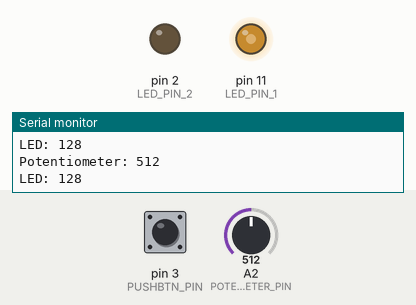
A sketch run on a simulated Arduino Uno, built with avr-gcc and run on an emulated ATmega328P. On the bench: output pins drawn as LEDs (lit = HIGH), the last lines printed to the serial monitor. The inputs (shaded band) are chosen by the test bench; at power-on: A2 (POTENTIOMETER_PIN) = 512, pin 3 (PUSHBTN_PIN) LOW.

Above: at 1.2 s.
1.3 s: A2 (POTENTIOMETER_PIN) set to 716
At 2.1 s:
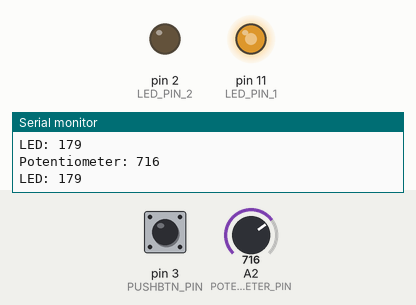
2.8 s: pin 3 (PUSHBTN_PIN) pulled HIGH for 0.15 s
At 2.92 s:
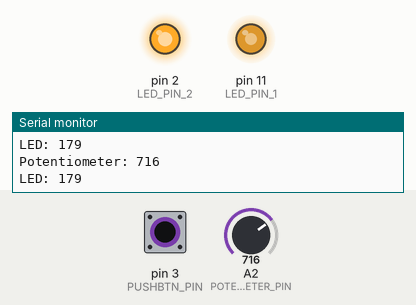
4.5 s: A2 (POTENTIOMETER_PIN) set to 122
At 5.5 s:
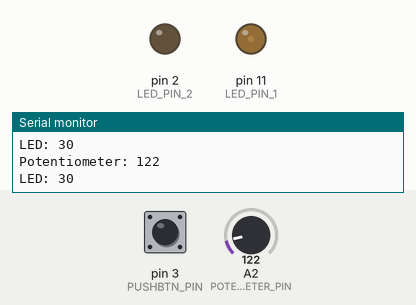
6.0 s: A2 (POTENTIOMETER_PIN) set to 0
At 7.0 s:
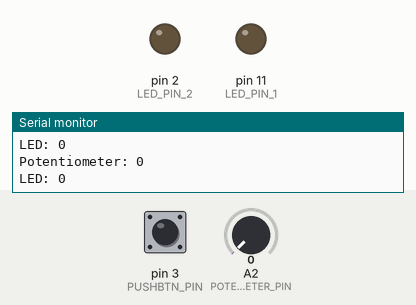
7.5 s: pin 3 (PUSHBTN_PIN) pulled HIGH for 1 s
At 8.3 s:
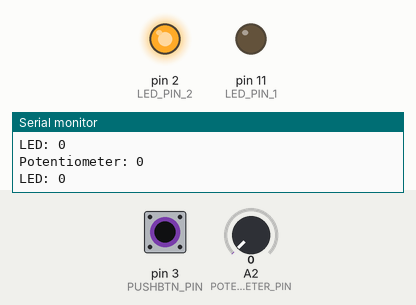
10.0 s: A2 (POTENTIOMETER_PIN) set to 900
At 10.9 s:
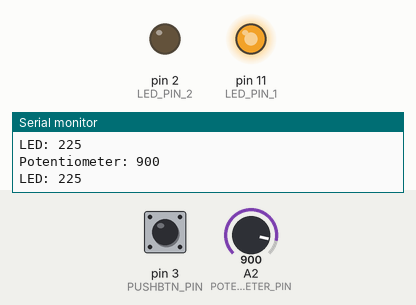
Timing chart, 0 to 12.5 s (numbered marks = the images above; inputs shaded):
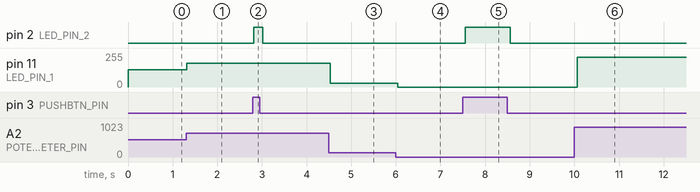

Measured:
- after the input at 1.3 s, pin 11 (LED_PIN_1): 128/255 → 179/255 at once
- after the input at 2.8 s, pin 2 (LED_PIN_2): LOW → HIGH at once, → LOW 0.20 s later
- after the input at 4.5 s, pin 11 (LED_PIN_1): 179/255 → 30/255 at once
- after the input at 6.0 s, pin 11 (LED_PIN_1): 30/255 → 0/255 after 0.05 s
- after the input at 7.5 s, pin 2 (LED_PIN_2): LOW → HIGH after 0.05 s, → LOW 1.0 s later
- after the input at 10.0 s, pin 11 (LED_PIN_1): 0/255 → 225/255 after 0.07 s

The sketch:

06-Potentiometer.ino
```cpp
/*
 * Trim a led brightness with a Potentiometer.
 */
#define LED_PIN_1 11
#define LED_PIN_2 2
#define PUSHBTN_PIN 3
#define POTENTIOMETER_PIN A2

void setup()
{
  Serial.begin(9600);  // init logger

  pinMode(LED_PIN_1, OUTPUT);  // analog mode
  pinMode(LED_PIN_2, OUTPUT);
  pinMode(PUSHBTN_PIN, INPUT);
  // REMEMBER: Analog IN pin must not be initialize with pinMode()
}

void loop()
{
  // Push Button
  if (digitalRead(PUSHBTN_PIN)) {
    digitalWrite(LED_PIN_2, HIGH);
  } else {
    digitalWrite(LED_PIN_2, LOW);
  }

  // Potentimeter
  Serial.print("Potentiometer: ");
  Serial.println(analogRead(POTENTIOMETER_PIN));
  // transfor potentiometer's values to LED range values
  int led_brightness = int(analogRead(POTENTIOMETER_PIN) * 0.25);
  Serial.print("LED: ");
  Serial.println(led_brightness);
  analogWrite(LED_PIN_1, led_brightness);  // 100 to 0% of 5v


  delay(100);  // 10Hz
}
```
